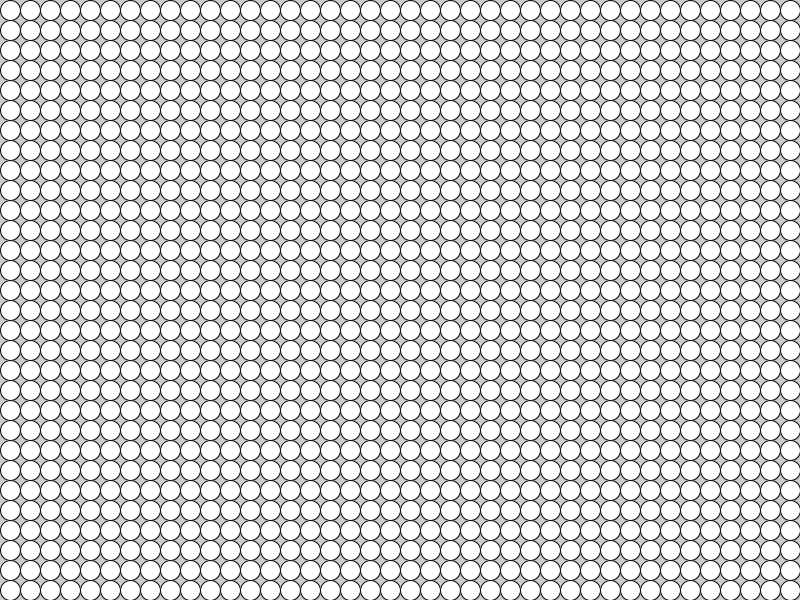
Frame 1 (no input)
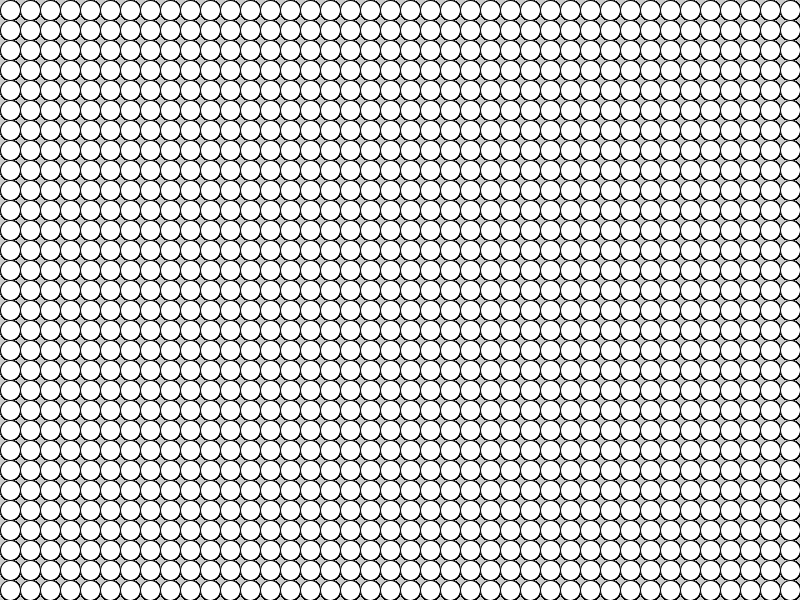
Frame 60 (the mouse pressed at the canvas centre just before this capture)
Frame 120 (the mouse held since frame 60 and released just before this capture): identical to frame 60, image omitted

The Processing sketch that drew these frames (run headless with seeded random() and noise(); from frame 60 on, the mouse is pressed at the canvas centre):

// Processing sketch: particle_system_project
// ── particle_system_project.pde
int ct = 5;
Dot dottie;

void setup() {
  size(800, 600);
  dottie = new Dot();
}

void draw() {
  dottie.display();
}

class Dot {
  PVector x, v, a;            //where x is location, v is velocity, and a is acceleration
  float r, d, ct;             //where r is radius, d is diameter, and ct is count

    Dot() {
    r = 10; 
    d = 2*r; 
    ct = 100;
  }

  void display() {
    for (int i = 0; i<ct; i++) {
      for (int j = 0; j<ct; j++) {
        x = new PVector(r+(d*i), r+(d*j));
        ellipse(x.x, x.y, d, d);
      }
    }
  }
}
